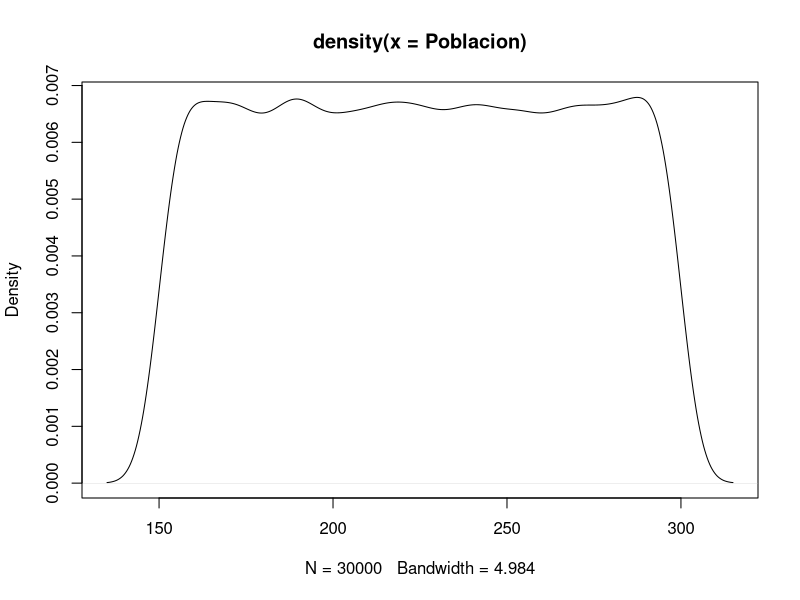
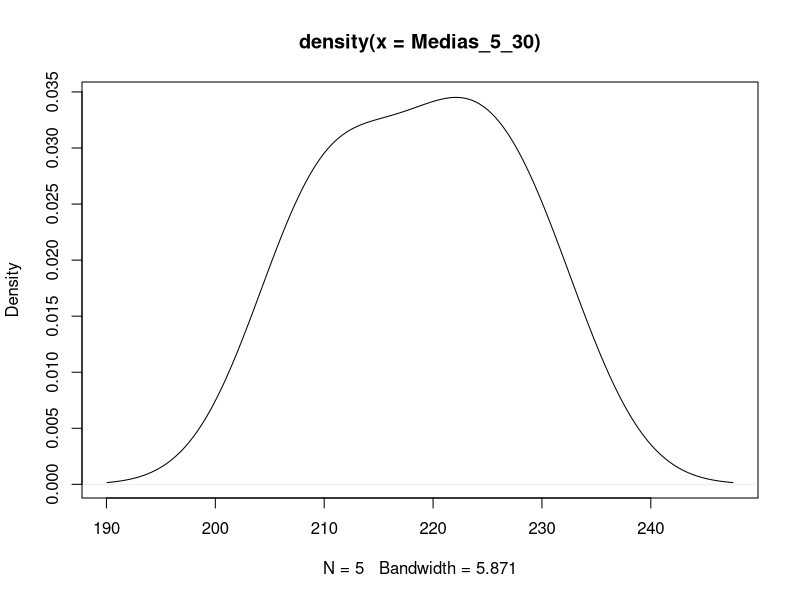
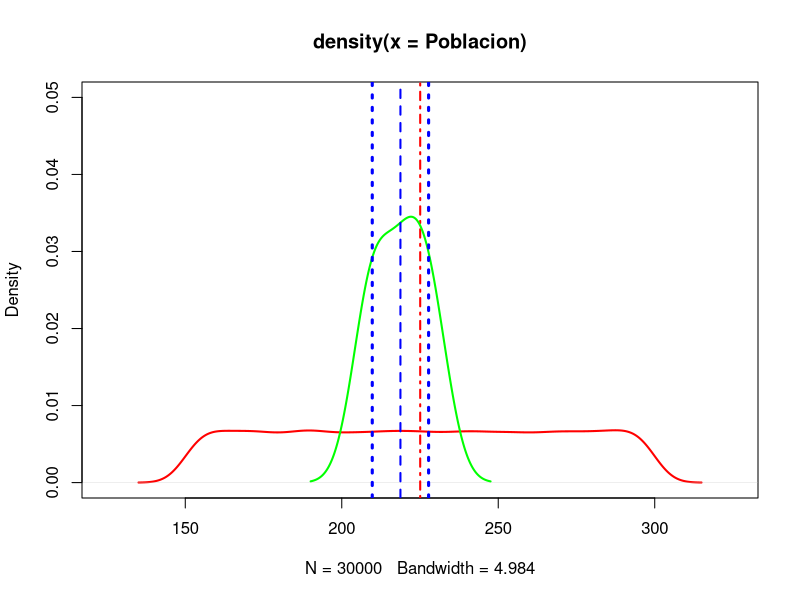
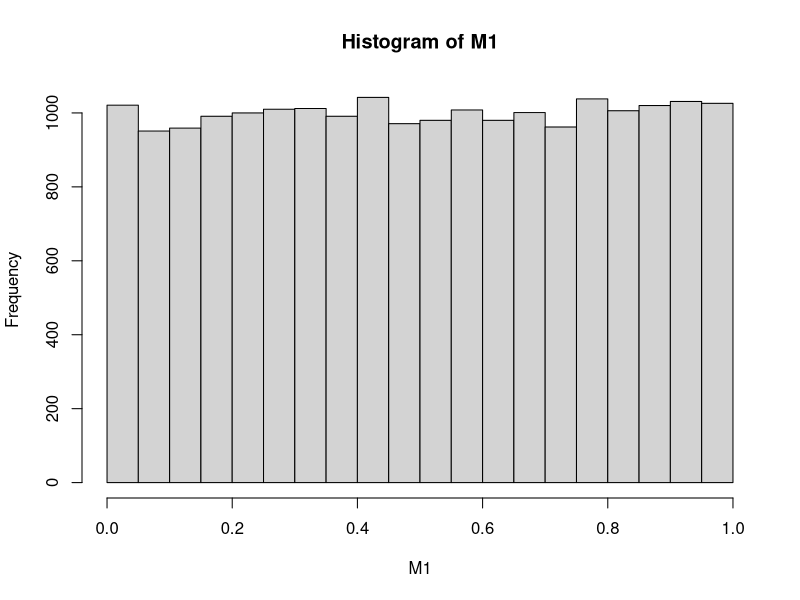
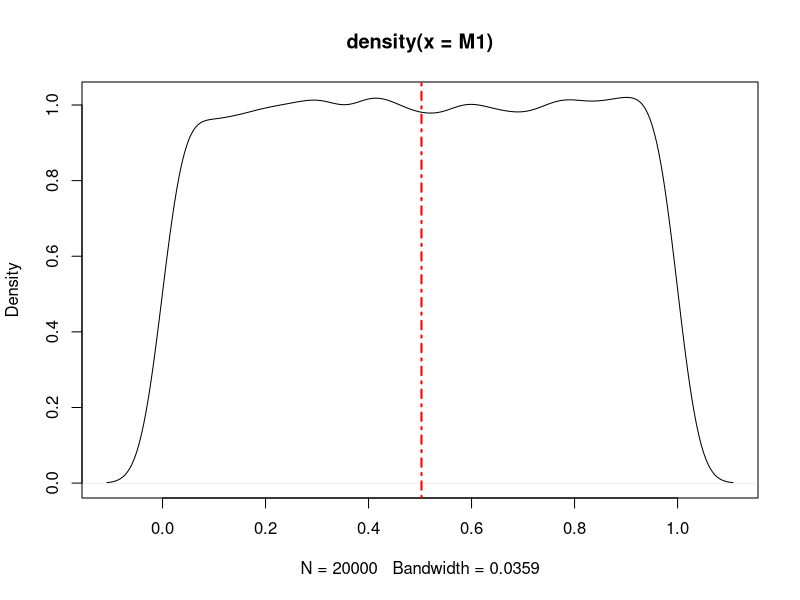
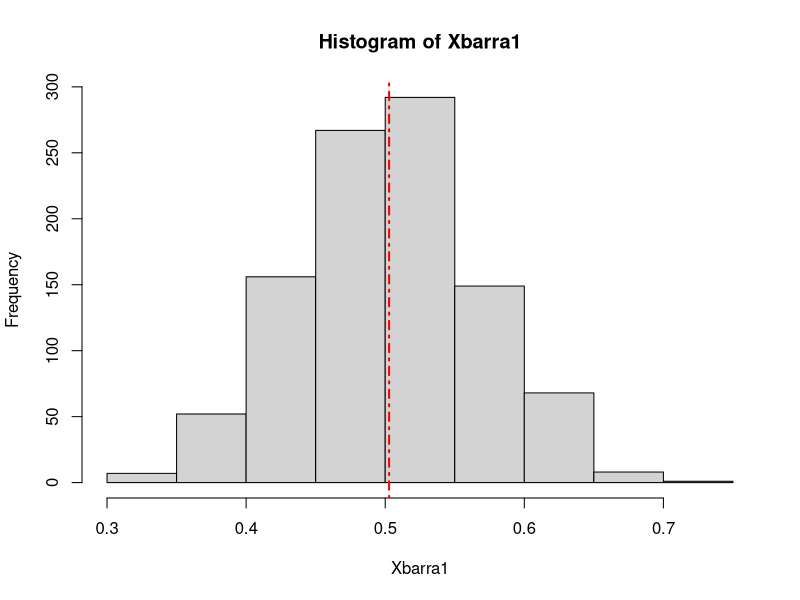
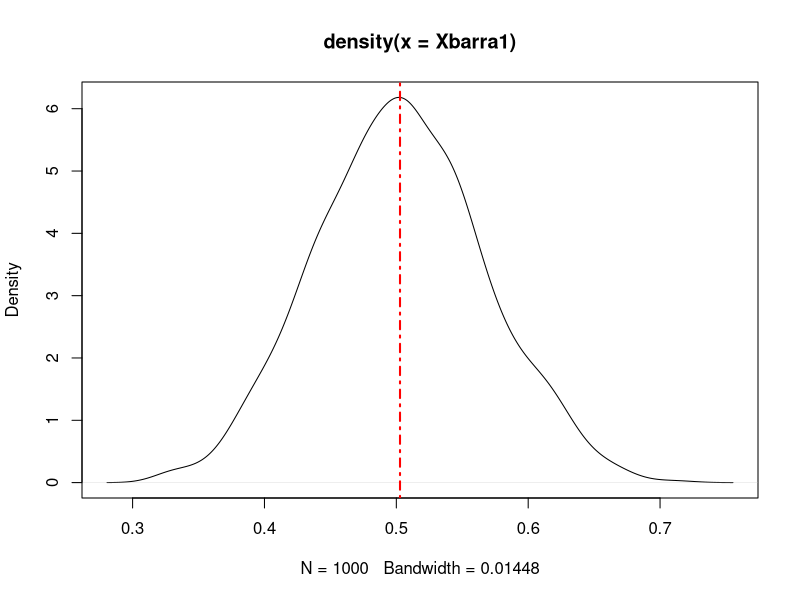
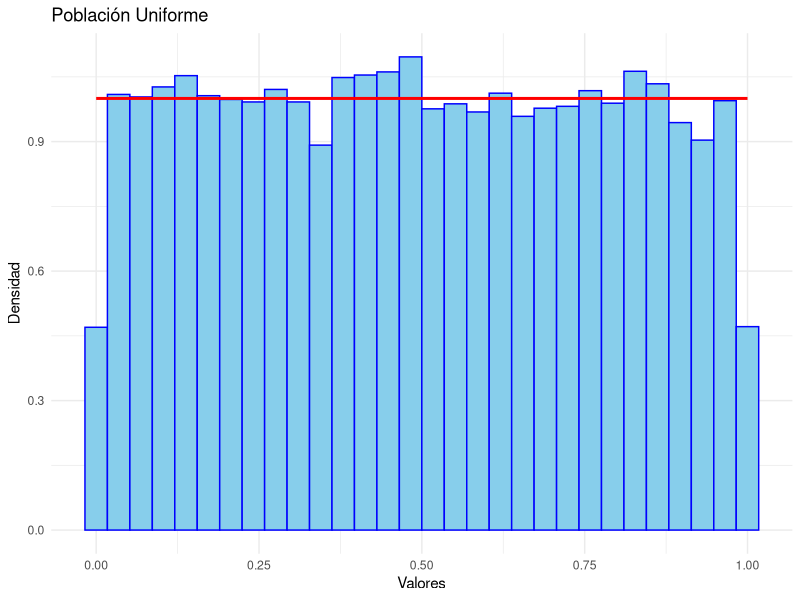

Reproduce these figures in R, in order.
####### TLC. TEOREMA DEL LIMITE CENTRAL #######

#Teorema fundamental de probabilidad y estadística.
#Describe la distribución de la suma y la media de una muestra aleatoria proveniente de una población con
#varianza finita como una aproximación de la distribución normal.

library(ggplot2)

####### Ejemplo: Población UNIFORME (0,1) (Medias muestrales)
#Supongamos que en un campo hay 30.000 árboles y cada uno de éstos tiene entre 150 y 300 piezas de fruta.
set.seed(900) #Establezco una semilla para que R siempre saque las mismas muestras.
Poblacion <- round(runif(30000, min = 150, max = 300),0)
plot(density(Poblacion)) 
#la probabilidad de encontrar un árbol con determinado número de frutos (dentro del intervalo 150-300).

#calculamos la media y desv tipica de la poblacion
MediaPoblacion <- mean(Poblacion)
DesTipicaPoblacion <- sd(Poblacion)

#Vamos a ver cómo es la distribución de 5 muestras, con un tamaño de 30 árboles cada una. 
Muestras_5_30 <- replicate(n = 5, sample(Poblacion, 30, replace = FALSE))

#calculo las medias de cada muestra
Medias_5_30 <- colMeans(Muestras_5_30)
plot(density(Medias_5_30)) 

#la media muestral entonces es:
MediaMuestral_5_30 <- mean(Medias_5_30)

#la desviacion muestral es:
DesTipicaMuestral_5_30 <- sd(Medias_5_30)

#la media y desviacion poblacion segun el TLC sería:
MediaPoblacion <- mean(Poblacion)
DesTipicaPoblacion <- sd(Poblacion)/sqrt(30) 

plot(density(Poblacion), col = "red", ylim = c(0, 0.05), xlim = c(125, 325), lwd = 2) 
abline(v = MediaPoblacion, col = "red", lty = 4, lwd = 2)
lines(density(Medias_5_30), col = "green", lwd = 2)
abline(v = MediaMuestral_5_30, col = "blue", lty = 2, lwd = 2)
abline(v = MediaMuestral_5_30 - DesTipicaMuestral_5_30, col = "blue", lty = 3, lwd = 3)
abline(v = MediaMuestral_5_30 + DesTipicaMuestral_5_30, col = "blue", lty = 3, lwd = 3)


####### Ejemplo: Población UNIFORME (0,1)
r1 <- 1000 # Número de muestras
n <- 20    # Tamaño de cada muestra

#forma 1
M1 = matrix(0,n,r1)  # crear matriz de tamaño nxr
Xbarra1 = rep(0,r1) # crea columna para almacenar MEDIAS

for (i in 1:r1)   {M1[,i] = runif(n,0,1)}  # 10000 datos de población uniforme (0,1)
for (i in 1:r1)   {Xbarra1[i] = mean(M1[,i])} # medias muestrales

hist(M1)
plot(density(M1))
abline(v = mean(Xbarra1), col = "red", lty = 4, lwd = 2)

hist(Xbarra1)
abline(v = mean(Xbarra1), col = "red", lty = 4, lwd = 2)
plot(density(Xbarra1))
abline(v = mean(Xbarra1), col = "red", lty = 4, lwd = 2)


#forma 2
set.seed(123)


datos_matriz <- replicate(r1, runif(n)) 
# Genera r1 muestras de n valores aleatorios cada una de una distribución uniforme.
Xbarra2 <- replicate(r1, mean(runif(n))) # Genera las medias de múltiples muestras de una distribución uniforme
?replicate

#gráfico de los valores de las muestras
datos<-as.vector(datos_matriz)
data1 <- data.frame(datos)
ggplot(data1, aes(x = datos)) +
  geom_histogram(aes(y = ..density..), bins = 30, fill = "skyblue", color = "blue") +
  #Es una variable estadística que representa la densidad de probabilidad en lugar del conteo de observaciones en cada bin del histograma
  #calcula y muestra la densidad de probabilidad en cada bin, en lugar del número de observaciones en cada bin. 
  #Esto es útil cuando deseas comparar el histograma con una función de densidad
  #De esta manera, el histograma y la curva de densidad estarán en la misma escala.
  geom_function(fun = dunif, args = list(min=0, max = 1), color = "red", size = 1) +
  #otra forma de graficar funciones definidas
  labs(title = "Población Uniforme",
      x = "Valores",
      y = "Densidad") +
  theme_minimal()

#De acuerdo al TLC para los promedios:
Media_TLC <- mean(datos)
Des_TLC <- sd(datos)/sqrt(n) #n es el tamaño de cada muestra

#gráfico de los promedios
data2 <- data.frame(Xbarra1) # Crear un data frame con las medias
ggplot(data2, aes(x = Xbarra1)) +
  geom_histogram(aes(y = ..density..), bins = 30, fill = "skyblue", color = "blue") + 
  geom_function(fun = dnorm, args = list(mean = Media_TLC, sd = Des_TLC), color = "red", size = 2) +
  #agrega una función de densidad normal (en rojo) con la media y desviación estándar de las medias de la muestra Uniforme
  labs(title = "Población Uniforme",
       x = "Media de la Muestra",
       y = "Densidad") +
  theme_minimal()


####### Ejemplo: Población Exponencial (1/12) 
r1 = 1000   # 1.000 muestras
n = 20      # tamaño de cada muestra

datos_matriz<- replicate(r1,rexp(n,1/12)) 

#gráfico de los valores de las muestras
datos<-as.vector(datos_matriz)
data1 <- data.frame(datos)
ggplot(data1, aes(x = datos))+
  geom_histogram(aes(y = ..density..), bins = 30, fill = "skyblue", color = "blue")+
  geom_function(fun = dexp, args = list(rate = 1/12), color = "red", size = 1)+
  labs(title = "Población Exponencial",
       x = "Valores",
       y = "Densidad") +
  theme_minimal()

#De acuerdo al TLC para los promedios:
Media_TLC <- mean(datos)
Des_TLC <- sd(datos)/sqrt(n)  
?rexp
#gráfico de los promedios
Xbarra1 <- replicate(r1, mean(rexp(n,1/12))) # Genera las medias de múltiples muestras de una distribución exponencial
data2 <- data.frame(Xbarra1) # Crear un data frame con las medias
ggplot(data2, aes(x = Xbarra1)) +
  geom_histogram(aes(y = ..density..), bins = 50, fill = "skyblue", color = "blue") + 
  geom_function(fun = dnorm, args = list(mean = Media_TLC, sd = Des_TLC), color = "red", size = 1) +
  labs(title = "Población Exponencial",
       x = "Media de la Muestra",
       y = "Densidad") +
  theme_minimal()

####### Ejemplo: Población Poison (3)
r1 <- 1000     # Número de muestras
n <- 20  # Tamaño de cada muestra
datos_matriz<- replicate(r1,rpois(n,3)) 

#gráfico de los valores de las muestras
datos<-as.vector(datos_matriz)
data1 <- data.frame(datos)
ggplot(data1, aes(x = datos))+
  geom_histogram(aes(y = ..density..), bins = 30, fill = "skyblue", color = "blue")+
  labs(title = "Población Poisson",
       x = "Valores",
       y = "Densidad") +
  theme_minimal()

#De acuerdo al TLC para los promedios:
Media_TLC <- mean(datos)
Des_TLC <- sd(datos)/sqrt(n)

#gráfico de los promedios
Xbarra1 <- replicate(r1, mean(rpois(n,3))) # Genera las medias de múltiples muestras de una distribución Poison
data2 <- data.frame(Xbarra1) # Crear un data frame con las medias
ggplot(data2, aes(x = Xbarra1)) +
  geom_histogram(aes(y = ..density..), bins = 30, fill = "skyblue", color = "blue") + 
  geom_function(fun = dnorm, args = list(mean = Media_TLC, sd = Des_TLC), color = "red", size = 1) +
  labs(title = "Población Poisson",
        x = "Media de la Muestra",
        y = "Densidad") +
  theme_minimal()


##### Ejemplos Sumas de distribuciones

# E1
#Muestras provenientes de una población Normal (media=75, desv=10)
r2 = 1000   # 1.000 muestras
n = 30      # tamaño de cada muestra

M2 = matrix(0,n,r2)  # crear matriz de tamaño nxr
Sumas2 = rep(0,r2) # crea columna para almacenar SUMAS

for (i in 1:r2)   {M2[,i] = rnorm(n,mean=75,sd=10)}  # 10000 datos de población Normal
for (i in 1:r2)   {Sumas2[i] = sum(M2[,i])} # sumas muestrales

hist(M2, main="Histograma de X")
hist(Sumas2, main="Histograma de sumas")


mean(Sumas2)
n*75
sd(Sumas2)
sqrt(n*10*10)

#otra forma
datos_matriz<- replicate(r2,rnorm(n,mean=75,sd=10)) 
Xbarra <- replicate(r2, sum(rnorm(n,mean=75,sd=10))) 

datos<-as.vector(datos_matriz)
data1 <- data.frame(datos)
ggplot(data1, aes(x = datos))+
  geom_histogram(aes(y = ..density..), bins = 30, fill = "skyblue", color = "blue")+
  geom_function(fun = dnorm, args = list(mean=75,sd=10), color = "red", size = 1)+
  labs(title = "Histograma",
       x = "Valores",
       y = "Densidad") +
  theme_minimal()

#De acuerdo al TLC para las sumas:
Media_TLC <- n*75
Des_TLC <- sqrt(n*10*10)

data2 <- data.frame(Xbarra) 
ggplot(data2, aes(x = Xbarra)) +
  geom_histogram(aes(y = ..density..), bins = 30, fill = "skyblue", color = "blue") + 
  geom_function(fun = dnorm, args = list(Media_TLC, sd = Des_TLC), color = "red", size = 1) +
  labs(title = "Suma",
       x = "Suma",
       y = "Densidad") +
  theme_minimal()
